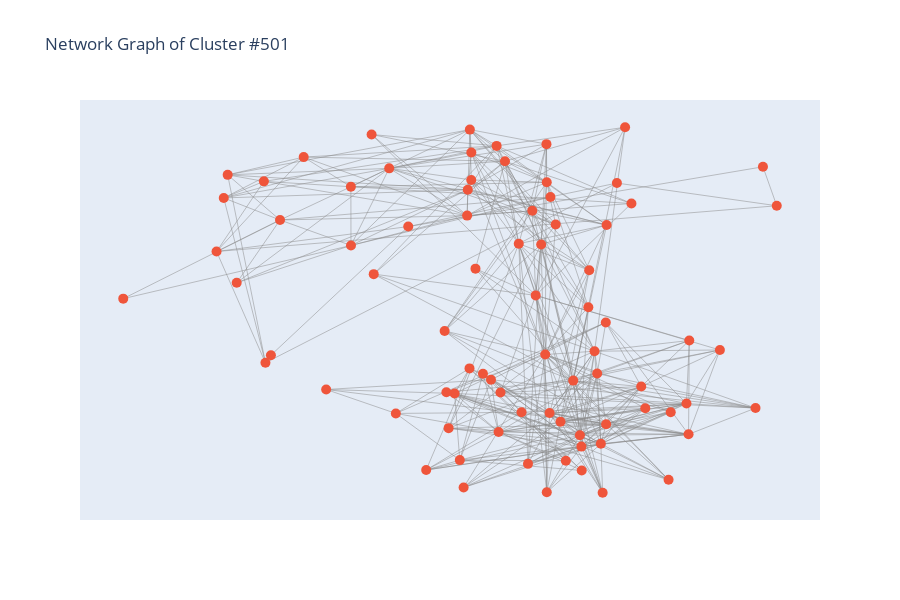

This figure's notebook cell:
### Code cell
# 3. Network Graph Visualization (sample of largest cluster)
largest_cluster_id = cluster_sizes.index[0]
nodes_in_largest = [n for n, attr in G.nodes(data=True) if partition[n] == largest_cluster_id]
subgraph = G.subgraph(nodes_in_largest)

print(f"Visualizing largest cluster (Cluster #{largest_cluster_id})")
print(f"Nodes: {subgraph.number_of_nodes()}, Edges: {subgraph.number_of_edges()}")

# Create network visualization using plotly
pos = nx.spring_layout(subgraph, k=0.5, iterations=50)

edge_x = []
edge_y = []
for edge in subgraph.edges():
    x0, y0 = pos[edge[0]]
    x1, y1 = pos[edge[1]]
    edge_x.extend([x0, x1, None])
    edge_y.extend([y0, y1, None])

node_x = [pos[node][0] for node in subgraph.nodes()]
node_y = [pos[node][1] for node in subgraph.nodes()]
node_text = [f"ID: {node}<br>{G.nodes[node]['comment']}" for node in subgraph.nodes()]

fig = go.Figure()
fig.add_trace(go.Scatter(x=edge_x, y=edge_y, mode='lines', 
                         line=dict(width=0.5, color='#888'), hoverinfo='none'))
fig.add_trace(go.Scatter(x=node_x, y=node_y, mode='markers',
                         marker=dict(size=10, color='#EF553B'),
                         text=node_text, hoverinfo='text'))
fig.update_layout(title=f'Network Graph of Cluster #{largest_cluster_id}',
                  showlegend=False, hovermode='closest',
                  xaxis=dict(showgrid=False, zeroline=False, showticklabels=False),
                  yaxis=dict(showgrid=False, zeroline=False, showticklabels=False),
                  height=600)
fig.show()

### Figure 1 — Plotly figure (JSON) as saved in the notebook; plotly's stock layout.template omitted (floating-point values rounded to 4 significant figures; data arrays with more than 128 entries replaced by an {"elided": "..."} marker saying what was removed)
{"data": [{"hoverinfo": "none", "line": {"color": "#888", "width": 0.5}, "mode": "lines", "type": "scatter", "x": {"elided": "1119 float values"}, "y": {"elided": "1119 float values"}}, {"hoverinfo": "text", "marker": {"color": "#EF553B", "size": 10}, "mode": "markers", "text": ["ID: 15883<br>แท็กซี่ สามล้อ ๆลๆ จอด ตรง ถนนเพชรบุรี อยู่เลย ซอยเพชรบุรี 15 เยื้อง ห้าง พันธุ์ทิพย์ ประตูน้ำ จอดกีดขวาง จราจร ป้ายรถเมล์", "ID: 62497<br>แท็กซี่ สามล้อ ๆลๆ จอด ตรง ถนนเพชรบุรี อยู่เลย ซอยเพชรบุรี 15 เยื้อง ห้าง พันธุ์ทิพย์ ประตูน้ำ จอดกีดขวาง จราจร ป้ายรถเมล์", "ID: 56871<br>แท็กซี่ สามล้อ ๆลๆ จอด ตรง ถนนเพชรบุรี อยู่เลย ซอยเพชรบุรี 15 เยื้อง ห้าง พันธุ์ทิพย์ ประตูน้ำ จอดกีดขวาง จราจร ป้ายรถเมล์", "ID: 91185<br>แท็กซี่ สามล้อ ๆลๆ จอด ตรง ถนนเพชรบุรี อยู่เลย ซอยเพชรบุรี 15 เยื้อง ห้าง พันธุ์ทิพย์ ประตูน้ำ จอดกีดขวาง จราจร ป้ายรถเมล์", "ID: 28741<br>แท็กซี่ สามล้อ ๆลๆ จอด ตรง ถนนเพชรบุรี อยู่เลย ซอยเพชรบุรี 15 เยื้อง ห้าง พันธุ์ทิพย์ ประตูน้ำ จอดกีดขวาง จราจร ป้ายรถเมล์", "ID: 35912<br>แท็กซี่ สามล้อ ๆลๆ จอด ตรง ถนนเพชรบุรี อยู่เลย ซอยเพชรบุรี 15 เยื้อง ห้าง พันธุ์ทิพย์ ประตูน้ำ จอดกีดขวาง จราจร ป้ายรถเมล์", "ID: 68604<br>แท็กซี่ สามล้อ ๆลๆ จอด ตรง ถนนเพชรบุรี อยู่เลย ซอยเพชรบุรี 15 เยื้อง ห้าง พันธุ์ทิพย์ ประตูน้ำ จอดกีดขวาง จราจร ป้ายรถเมล์", "ID: 6223<br>แท็กซี่ สามล้อ ๆลๆ จอด ตรง ถนนเพชรบุรี อยู่เลย ซอยเพชรบุรี 15 เยื้อง ห้าง พันธุ์ทิพย์ ประตูน้ำ จอดกีดขวาง จราจร ป้ายรถเมล์", "ID: 31311<br>แท็กซี่ สามล้อ ๆลๆ จอด ตรง ถนนเพชรบุรี อยู่เลย ซอยเพชรบุรี 15 เยื้อง ห้าง พันธุ์ทิพย์ ประตูน้ำ จอดกีดขวาง จราจร ป้ายรถเมล์", "ID: 53344<br>แท็กซี่ สามล้อ ๆลๆ จอด ตรง ถนนเพชรบุรี อยู่เลย ซอยเพชรบุรี 15 เยื้อง ห้าง พันธุ์ทิพย์ ประตูน้ำ จอดกีดขวาง จราจร ป้ายรถเมล์", "ID: 47715<br>แท็กซี่ สามล้อ ๆลๆ จอด ตรง ถนนเพชรบุรี อยู่เลย ซอยเพชรบุรี 15 เยื้อง ห้าง พันธุ์ทิพย์ ประตูน้ำ จอดกีดขวาง จราจร ป้ายรถเมล์", "ID: 12915<br>แท็กซี่ สามล้อ ๆลๆ จอด ตรง ถนนเพชรบุรี อยู่เลย ซอยเพชรบุรี 15 เยื้อง ห้าง พันธุ์ทิพย์ ประตูน้ำ จอดกีดขวาง จราจร ป้ายรถเมล์", "ID: 4214<br>แท็กซี่ สามล้อ ๆลๆ จอด ตรง ถนนเพชรบุรี อยู่เลย ซอยเพชรบุรี 15 เยื้อง ห้าง พันธุ์ทิพย์ ประตูน้ำ จอดกีดขวาง จราจร ป้ายรถเมล์", "ID: 637<br>แท็กซี่ สามล้อ ๆลๆ จอด ตรง ถนนเพชรบุรี อยู่เลย ซอยเพชรบุรี 15 เยื้อง ห้าง พันธุ์ทิพย์ ประตูน้ำ จอดกีดขวาง จราจร ป้ายรถเมล์", "ID: 29321<br>แท็กซี่ สามล้อ ๆลๆ จอด ตรง ถนนเพชรบุรี อยู่เลย ซอยเพชรบุรี 15 เยื้อง ห้าง พันธุ์ทิพย์ ประตูน้ำ จอดกีดขวาง จราจร ป้ายรถเมล์", "ID: 67732<br>แท็กซี่ สามล้อ ๆลๆ จอด ตรง ถนนเพชรบุรี อยู่เลย ซอยเพชรบุรี 15 เยื้อง ห้าง พันธุ์ทิพย์ ประตูน้ำ จอดกีดขวาง จราจร ป้ายรถเมล์", "ID: 11928<br>แท็กซี่ สามล้อ ๆลๆ จอด ตรง ถนนเพชรบุรี อยู่เลย ซอยเพชรบุรี 15 เยื้อง ห้าง พันธุ์ทิพย์ ประตูน้ำ จอดกีดขวาง จราจร ป้ายรถเมล์", "ID: 49821<br>แท็กซี่ สามล้อ ๆลๆ จอด ตรง ถนนเพชรบุรี อยู่เลย ซอยเพชรบุรี 15 เยื้อง ห้าง พันธุ์ทิพย์ ประตูน้ำ จอดกีดขวาง จราจร ป้ายรถเมล์", "ID: 95910<br>แท็กซี่ สามล้อ ๆลๆ จอด ตรง ถนนเพชรบุรี อยู่เลย ซอยเพชรบุรี 15 เยื้อง ห้าง พันธุ์ทิพย์ ประตูน้ำ จอดกีดขวาง จราจร ป้ายรถเมล์", "ID: 35509<br>แท็กซี่ สามล้อ ๆลๆ จอด ตรง ถนนเพชรบุรี อยู่เลย ซอยเพชรบุรี 15 เยื้อง ห้าง พันธุ์ทิพย์ ประตูน้ำ จอดกีดขวาง จราจร ป้ายรถเมล์", "ID: 69306<br>แท็กซี่ สามล้อ ๆลๆ จอด ตรง ถนนเพชรบุรี อยู่เลย ซอยเพชรบุรี 15 เยื้อง ห้าง พันธุ์ทิพย์ ประตูน้ำ จอดกีดขวาง จราจร ป้ายรถเมล์", "ID: 20156<br>แท็กซี่ สามล้อ ๆลๆ จอด ตรง ถนนเพชรบุรี อยู่เลย ซอยเพชรบุรี 15 เยื้อง ห้าง พันธุ์ทิพย์ ประตูน้ำ จอดกีดขวาง จราจร ป้ายรถเมล์", "ID: 22205<br>แท็กซี่ สามล้อ ๆลๆ จอด ตรง ถนนเพชรบุรี อยู่เลย ซอยเพชรบุรี 15 เยื้อง ห้าง พันธุ์ทิพย์ ประตูน้ำ จอดกีดขวาง จราจร ป้ายรถเมล์", "ID: 98494<br>แท็กซี่ สามล้อ ๆลๆ จอด ตรง ถนนเพชรบุรี อยู่เลย ซอยเพชรบุรี 15 เยื้อง ห้าง พันธุ์ทิพย์ ประตูน้ำ จอดกีดขวาง จราจร ป้ายรถเมล์", "ID: 36036<br>แท็กซี่ สามล้อ ๆลๆ จอด ตรง ถนนเพชรบุรี อยู่เลย ซอยเพชรบุรี 15 เยื้อง ห้าง พันธุ์ทิพย์ ประตูน้ำ จอดกีดขวาง จราจร ป้ายรถเมล์", "ID: 18629<br>แท็กซี่ สามล้อ ๆลๆ จอด ตรง ถนนเพชรบุรี อยู่เลย ซอยเพชรบุรี 15 เยื้อง ห้าง พันธุ์ทิพย์ ประตูน้ำ จอดกีดขวาง จราจร ป้ายรถเมล์", "ID: 53956<br>แท็กซี่ สามล้อ ๆลๆ จอด ตรง ถนนเพชรบุรี อยู่เลย ซอยเพชรบุรี 15 เยื้อง ห้าง พันธุ์ทิพย์ ประตูน้ำ จอดกีดขวาง จราจร ป้ายรถเมล์", "ID: 81605<br>แท็กซี่ สามล้อ ๆลๆ จอด ตรง ถนนเพชรบุรี อยู่เลย ซอยเพชรบุรี 15 เยื้อง ห้าง พันธุ์ทิพย์ ประตูน้ำ จอดกีดขวาง จราจร ป้ายรถเมล์", "ID: 90316<br>แท็กซี่ สามล้อ ๆลๆ จอด ตรง ถนนเพชรบุรี อยู่เลย ซอยเพชรบุรี 15 เยื้อง ห้าง พันธุ์ทิพย์ ประตูน้ำ จอดกีดขวาง จราจร ป้ายรถเมล์", "ID: 55503<br>แท็กซี่ สามล้อ ๆลๆ จอด ตรง ถนนเพชรบุรี อยู่เลย ซอยเพชรบุรี 15 เยื้อง ห้าง พันธุ์ทิพย์ ประตูน้ำ จอดกีดขวาง จราจร ป้ายรถเมล์", "ID: 62168<br>แท็กซี่ สามล้อ ๆลๆ จอด ตรง ถนนเพชรบุรี อยู่เลย ซอยเพชรบุรี 15 เยื้อง ห้าง พันธุ์ทิพย์ ประตูน้ำ จอดกีดขวาง จราจร ป้ายรถเมล์", "ID: 41692<br>แท็กซี่ สามล้อ ๆลๆ จอด ตรง ถนนเพชรบุรี อยู่เลย ซอยเพชรบุรี 15 เยื้อง ห้าง พันธุ์ทิพย์ ประตูน้ำ จอดกีดขวาง จราจร ป้ายรถเมล์", "ID: 43232<br>แท็กซี่ สามล้อ ๆลๆ จอด ตรง ถนนเพชรบุรี อยู่เลย ซอยเพชรบุรี 15 เยื้อง ห้าง พันธุ์ทิพย์ ประตูน้ำ จอดกีดขวาง จราจร ป้ายรถเมล์", "ID: 55011<br>แท็กซี่ สามล้อ ๆลๆ จอด ตรง ถนนเพชรบุรี อยู่เลย ซอยเพชรบุรี 15 เยื้อง ห้าง พันธุ์ทิพย์ ประตูน้ำ จอดกีดขวาง จราจร ป้ายรถเมล์", "ID: 81645<br>แท็กซี่ สามล้อ ๆลๆ จอด ตรง ถนนเพชรบุรี อยู่เลย ซอยเพชรบุรี 15 เยื้อง ห้าง พันธุ์ทิพย์ ประตูน้ำ จอดกีดขวาง จราจร ป้ายรถเมล์", "ID: 60655<br>แท็กซี่ สามล้อ ๆลๆ จอด ตรง ถนนเพชรบุรี อยู่เลย ซอยเพชรบุรี 15 เยื้อง ห้าง พันธุ์ทิพย์ ประตูน้ำ จอดกีดขวาง จราจร ป้ายรถเมล์", "ID: 83702<br>แท็กซี่ สามล้อ ๆลๆ จอด ตรง ถนนเพชรบุรี อยู่เลย ซอยเพชรบุรี 15 เยื้อง ห้าง พันธุ์ทิพย์ ประตูน้ำ จอดกีดขวาง จราจร ป้ายรถเมล์", "ID: 66819<br>แท็กซี่ สามล้อ ๆลๆ จอด ตรง ถนนเพชรบุรี อยู่เลย ซอยเพชรบุรี 15 เยื้อง ห้าง พันธุ์ทิพย์ ประตูน้ำ จอดกีดขวาง จราจร ป้ายรถเมล์", "ID: 14602<br>แท็กซี่ สามล้อ ๆลๆ จอด ตรง ถนนเพชรบุรี อยู่เลย ซอยเพชรบุรี 15 เยื้อง ห้าง พันธุ์ทิพย์ ประตูน้ำ จอดกีดขวาง จราจร ป้ายรถเมล์", "ID: 41980<br>แท็กซี่ สามล้อ ๆลๆ จอด ตรง ถนนเพชรบุรี อยู่เลย ซอยเพชรบุรี 15 เยื้อง ห้าง พันธุ์ทิพย์ ประตูน้ำ จอดกีดขวาง จราจร ป้ายรถเมล์", "ID: 98078<br>แท็กซี่ สามล้อ ๆลๆ จอด ตรง ถนนเพชรบุรี อยู่เลย ซอยเพชรบุรี 15 เยื้อง ห้าง พันธุ์ทิพย์ ประตูน้ำ จอดกีดขวาง จราจร ป้ายรถเมล์", "ID: 51487<br>แท็กซี่ สามล้อ ๆลๆ จอด ตรง ถนนเพชรบุรี อยู่เลย ซอยเพชรบุรี 15 เยื้อง ห้าง พันธุ์ทิพย์ ประตูน้ำ จอดกีดขวาง จราจร ป้ายรถเมล์", "ID: 48420<br>แท็กซี่ สามล้อ ๆลๆ จอด ตรง ถนนเพชรบุรี อยู่เลย ซอยเพชรบุรี 15 เยื้อง ห้าง พันธุ์ทิพย์ ประตูน้ำ จอดกีดขวาง จราจร ป้ายรถเมล์", "ID: 93994<br>แท็กซี่ สามล้อ ๆลๆ จอด ตรง ถนนเพชรบุรี อยู่เลย ซอยเพชรบุรี 15 เยื้อง ห้าง พันธุ์ทิพย์ ประตูน้ำ จอดกีดขวาง จราจร ป้ายรถเมล์", "ID: 28987<br>แท็กซี่ สามล้อ ๆลๆ จอด ตรง ถนนเพชรบุรี อยู่เลย ซอยเพชรบุรี 15 เยื้อง ห้าง พันธุ์ทิพย์ ประตูน้ำ จอดกีดขวาง จราจร ป้ายรถเมล์", "ID: 55619<br>แท็กซี่ สามล้อ ๆลๆ จอด ตรง ถนนเพชรบุรี อยู่เลย ซอยเพชรบุรี 15 เยื้อง ห้าง พันธุ์ทิพย์ ประตูน้ำ จอดกีดขวาง จราจร ป้ายรถเมล์", "ID: 63814<br>แท็กซี่ สามล้อ ๆลๆ จอด ตรง ถนนเพชรบุรี อยู่เลย ซอยเพชรบุรี 15 เยื้อง ห้าง พันธุ์ทิพย์ ประตูน้ำ จอดกีดขวาง จราจร ป้ายรถเมล์", "ID: 78158<br>แท็กซี่ สามล้อ ๆลๆ จอด ตรง ถนนเพชรบุรี อยู่เลย ซอยเพชรบุรี 15 เยื้อง ห้าง พันธุ์ทิพย์ ประตูน้ำ จอดกีดขวาง จราจร ป้ายรถเมล์", "ID: 59728<br>แท็กซี่ สามล้อ ๆลๆ จอด ตรง ถนนเพชรบุรี อยู่เลย ซอยเพชรบุรี 15 เยื้อง ห้าง พันธุ์ทิพย์ ประตูน้ำ จอดกีดขวาง จราจร ป้ายรถเมล์", "ID: 70483<br>แท็กซี่ สามล้อ ๆลๆ จอด ตรง ถนนเพชรบุรี อยู่เลย ซอยเพชรบุรี 15 เยื้อง ห้าง พันธุ์ทิพย์ ประตูน้ำ จอดกีดขวาง จราจร ป้ายรถเมล์", "ID: 6486<br>แท็กซี่ สามล้อ ๆลๆ จอด ตรง ถนนเพชรบุรี อยู่เลย ซอยเพชรบุรี 15 เยื้อง ห้าง พันธุ์ทิพย์ ประตูน้ำ จอดกีดขวาง จราจร ป้ายรถเมล์", "ID: 32091<br>แท็กซี่ สามล้อ ๆลๆ จอด ตรง ถนนเพชรบุรี อยู่เลย ซอยเพชรบุรี 15 เยื้อง ห้าง พันธุ์ทิพย์ ประตูน้ำ จอดกีดขวาง จราจร ป้ายรถเมล์", "ID: 28007<br>แท็กซี่ สามล้อ ๆลๆ จอด ตรง ถนนเพชรบุรี อยู่เลย ซอยเพชรบุรี 15 เยื้อง ห้าง พันธุ์ทิพย์ ประตูน้ำ จอดกีดขวาง จราจร ป้ายรถเมล์", "ID: 97651<br>แท็กซี่ สามล้อ ๆลๆ จอด ตรง ถนนเพชรบุรี อยู่เลย ซอยเพชรบุรี 15 เยื้อง ห้าง พันธุ์ทิพย์ ประตูน้ำ จอดกีดขวาง จราจร ป้ายรถเมล์", "ID: 91014<br>แท็กซี่ สามล้อ ๆลๆ จอด ตรง ถนนเพชรบุรี อยู่เลย ซอยเพชรบุรี 15 เยื้อง ห้าง พันธุ์ทิพย์ ประตูน้ำ จอดกีดขวาง จราจร ป้ายรถเมล์", "ID: 54153<br>แท็กซี่ สามล้อ ๆลๆ จอด ตรง ถนนเพชรบุรี อยู่เลย ซอยเพชรบุรี 15 เยื้อง ห้าง พันธุ์ทิพย์ ประตูน้ำ จอดกีดขวาง จราจร ป้ายรถเมล์", "ID: 64406<br>แท็กซี่ สามล้อ ๆลๆ จอด ตรง ถนนเพชรบุรี อยู่เลย ซอยเพชรบุรี 15 เยื้อง ห้าง พันธุ์ทิพย์ ประตูน้ำ จอดกีดขวาง จราจร ป้ายรถเมล์", "ID: 67992<br>แท็กซี่ สามล้อ ๆลๆ จอด ตรง ถนนเพชรบุรี อยู่เลย ซอยเพชรบุรี 15 เยื้อง ห้าง พันธุ์ทิพย์ ประตูน้ำ จอดกีดขวาง จราจร ป้ายรถเมล์", "ID: 54688<br>แท็กซี่ สามล้อ ๆลๆ จอด ตรง ถนนเพชรบุรี อยู่เลย ซอยเพชรบุรี 15 เยื้อง ห้าง พันธุ์ทิพย์ ประตูน้ำ จอดกีดขวาง จราจร ป้ายรถเมล์", "ID: 85925<br>แท็กซี่ สามล้อ ๆลๆ จอด ตรง ถนนเพชรบุรี อยู่เลย ซอยเพชรบุรี 15 เยื้อง ห้าง พันธุ์ทิพย์ ประตูน้ำ จอดกีดขวาง จราจร ป้ายรถเมล์", "ID: 24489<br>แท็กซี่ สามล้อ ๆลๆ จอด ตรง ถนนเพชรบุรี อยู่เลย ซอยเพชรบุรี 15 เยื้อง ห้าง พันธุ์ทิพย์ ประตูน้ำ จอดกีดขวาง จราจร ป้ายรถเมล์", "ID: 91561<br>แท็กซี่ สามล้อ ๆลๆ จอด ตรง ถนนเพชรบุรี อยู่เลย ซอยเพชรบุรี 15 เยื้อง ห้าง พันธุ์ทิพย์ ประตูน้ำ จอดกีดขวาง จราจร ป้ายรถเมล์", "ID: 1455<br>แท็กซี่ สามล้อ ๆลๆ จอด ตรง ถนนเพชรบุรี อยู่เลย ซอยเพชรบุรี 15 เยื้อง ห้าง พันธุ์ทิพย์ ประตูน้ำ จอดกีดขวาง จราจร ป้ายรถเมล์", "ID: 26044<br>แท็กซี่ สามล้อ ๆลๆ จอด ตรง ถนนเพชรบุรี อยู่เลย ซอยเพชรบุรี 15 เยื้อง ห้าง พันธุ์ทิพย์ ประตูน้ำ จอดกีดขวาง จราจร ป้ายรถเมล์", "ID: 34762<br>แท็กซี่ สามล้อ ๆลๆ จอด ตรง ถนนเพชรบุรี อยู่เลย ซอยเพชรบุรี 15 เยื้อง ห้าง พันธุ์ทิพย์ ประตูน้ำ จอดกีดขวาง จราจร ป้ายรถเมล์", "ID: 35275<br>แท็กซี่ สามล้อ ๆลๆ จอด ตรง ถนนเพชรบุรี อยู่เลย ซอยเพชรบุรี 15 เยื้อง ห้าง พันธุ์ทิพย์ ประตูน้ำ จอดกีดขวาง จราจร ป้ายรถเมล์", "ID: 98765<br>แท็กซี่ สามล้อ ๆลๆ จอด ตรง ถนนเพชรบุรี อยู่เลย ซอยเพชรบุรี 15 เยื้อง ห้าง พันธุ์ทิพย์ ประตูน้ำ จอดกีดขวาง จราจร ป้ายรถเมล์", "ID: 56793<br>แท็กซี่ สามล้อ ๆลๆ จอด ตรง ถนนเพชรบุรี อยู่เลย ซอยเพชรบุรี 15 เยื้อง ห้าง พันธุ์ทิพย์ ประตูน้ำ จอดกีดขวาง จราจร ป้ายรถเมล์", "ID: 55771<br>แท็กซี่ สามล้อ ๆลๆ จอด ตรง ถนนเพชรบุรี อยู่เลย ซอยเพชรบุรี 15 เยื้อง ห้าง พันธุ์ทิพย์ ประตูน้ำ จอดกีดขวาง จราจร ป้ายรถเมล์", "ID: 17895<br>แท็กซี่ สามล้อ ๆลๆ จอด ตรง ถนนเพชรบุรี อยู่เลย ซอยเพชรบุรี 15 เยื้อง ห้าง พันธุ์ทิพย์ ประตูน้ำ จอดกีดขวาง จราจร ป้ายรถเมล์", "ID: 73194<br>แท็กซี่ สามล้อ ๆลๆ จอด ตรง ถนนเพชรบุรี อยู่เลย ซอยเพชรบุรี 15 เยื้อง ห้าง พันธุ์ทิพย์ ประตูน้ำ จอดกีดขวาง จราจร ป้ายรถเมล์", "ID: 73195<br>แท็กซี่ สามล้อ ๆลๆ จอด ตรง ถนนเพชรบุรี อยู่เลย ซอยเพชรบุรี 15 เยื้อง ห้าง พันธุ์ทิพย์ ประตูน้ำ จอดกีดขวาง จราจร ป้ายรถเมล์", "ID: 79340<br>แท็กซี่ สามล้อ ๆลๆ จอด ตรง ถนนเพชรบุรี อยู่เลย ซอยเพชรบุรี 15 เยื้อง ห้าง พันธุ์ทิพย์ ประตูน้ำ จอดกีดขวาง จราจร ป้ายรถเมล์", "ID: 52722<br>แท็กซี่ สามล้อ ๆลๆ จอด ตรง ถนนเพชรบุรี อยู่เลย ซอยเพชรบุรี 15 เยื้อง ห้าง พันธุ์ทิพย์ ประตูน้ำ จอดกีดขวาง จราจร ป้ายรถเมล์", "ID: 26612<br>แท็กซี่ สามล้อ ๆลๆ จอด ตรง ถนนเพชรบุรี อยู่เลย ซอยเพชรบุรี 15 เยื้อง ห้าง พันธุ์ทิพย์ ประตูน้ำ จอดกีดขวาง จราจร ป้ายรถเมล์", "ID: 49653<br>แท็กซี่ สามล้อ ๆลๆ จอด ตรง ถนนเพชรบุรี อยู่เลย ซอยเพชรบุรี 15 เยื้อง ห้าง พันธุ์ทิพย์ ประตูน้ำ จอดกีดขวาง จราจร ป้ายรถเมล์", "ID: 502<br>แท็กซี่ สามล้อ ๆลๆ จอด ตรง ถนนเพชรบุรี อยู่เลย ซอยเพชรบุรี 15 เยื้อง ห้าง พันธุ์ทิพย์ ประตูน้ำ จอดกีดขวาง จราจร ป้ายรถเมล์", "ID: 73722<br>แท็กซี่ สามล้อ ๆลๆ จอด ตรง ถนนเพชรบุรี อยู่เลย ซอยเพชรบุรี 15 เยื้อง ห้าง พันธุ์ทิพย์ ประตูน้ำ จอดกีดขวาง จราจร ป้ายรถเมล์", "ID: 96252<br>แท็กซี่ สามล้อ ๆลๆ จอด ตรง ถนนเพชรบุรี อยู่เลย ซอยเพชรบุรี 15 เยื้อง ห้าง พันธุ์ทิพย์ ประตูน้ำ จอดกีดขวาง จราจร ป้ายรถเมล์", "ID: 75775<br>แท็กซี่ สามล้อ ๆลๆ จอด ตรง ถนนเพชรบุรี อยู่เลย ซอยเพชรบุรี 15 เยื้อง ห้าง พันธุ์ทิพย์ ประตูน้ำ จอดกีดขวาง จราจร ป้ายรถเมล์"], "type": "scatter", "x": [0.2488, 0.2632, 0.04947, 0.722, 0.08685, -0.01618, -0.4653, -0.1132, -0.2817, -0.1427, 0.6856, 0.005856, -0.2992, -0.249, 0.3008, 0.1662, 0.1159, 0.2033, 0.3224, -0.03106, -1, 0.4842, -0.09387, 0.5722, -0.4002, -0.1269, -0.01101, -0.07184, -0.34, -0.08671, -0.08283, 0.1012, -0.0876, -0.05215, -0.3456, -0.6253, -0.1532, 0.3391, -0.7352, 0.1858, 0.2279, -0.09213, 0.1395, 0.3756, 0.3649, -0.6109, -0.2018, 0.2081, 0.2072, -0.5246, -0.7248, 0.07787, -0.5869, -0.08297, -0.6295, -0.1485, -0.7011, 0.4916, 0.1257, 0.116, 0.1119, -0.006038, 0.1233, -0.7541, 0.4896, 0.2585, 0.2715, -0.1031, 0.4426, 0.04221, 0.06645, 0.2255, 0.6661, 0.2737, 0.2419, 0.4369, 0.1522, -0.4, 0.1152, 0.2724], "y": [-0.2684, -0.8015, -0.4416, 0.4824, 0.08136, 0.7502, -0.3396, -0.6555, -0.4467, -0.5126, 0.6567, 0.6815, 0.6496, 0.3893, 0.5839, -0.6585, 0.5873, -0.5442, 0.8336, -0.2959, 0.06687, -0.4023, 0.4383, -0.1628, 0.5675, -0.3574, -0.5297, 0.201, 0.1765, 0.8231, 0.7204, 0.3093, -0.2453, -0.2693, 0.8011, -0.2201, -0.07797, 0.4925, 0.5173, -0.2998, 0.1939, 0.5537, 0.3987, -0.4239, -0.3264, -0.1863, -0.6997, -0.7019, -0.5951, 0.7001, 0.6206, 0.4598, 0.4187, 0.5979, 0.5915, -0.3517, 0.1376, -0.1204, 0.5215, -0.7992, -0.1833, -0.353, -0.4451, 0.2777, -0.5402, -0.5825, -0.03962, -0.7777, -0.4413, 0.3127, -0.6722, 0.02861, -0.4227, 0.3961, -0.1684, -0.743, -0.4837, 0.3048, 0.758, -0.4953]}], "layout": {"height": 600, "hovermode": "closest", "showlegend": false, "title": {"text": "Network Graph of Cluster #501"}, "xaxis": {"showgrid": false, "showticklabels": false, "zeroline": false}, "yaxis": {"showgrid": false, "showticklabels": false, "zeroline": false}}}
